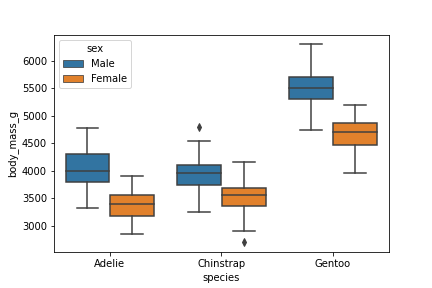

Generate this figure with Python:
import seaborn as sns
from matplotlib import pyplot as plt

df = sns.load_dataset("penguins")

sns.boxplot(
    data=df,
    y="body_mass_g",
    x="species",
    hue="sex",
)
plt.savefig("boxplot.png")
